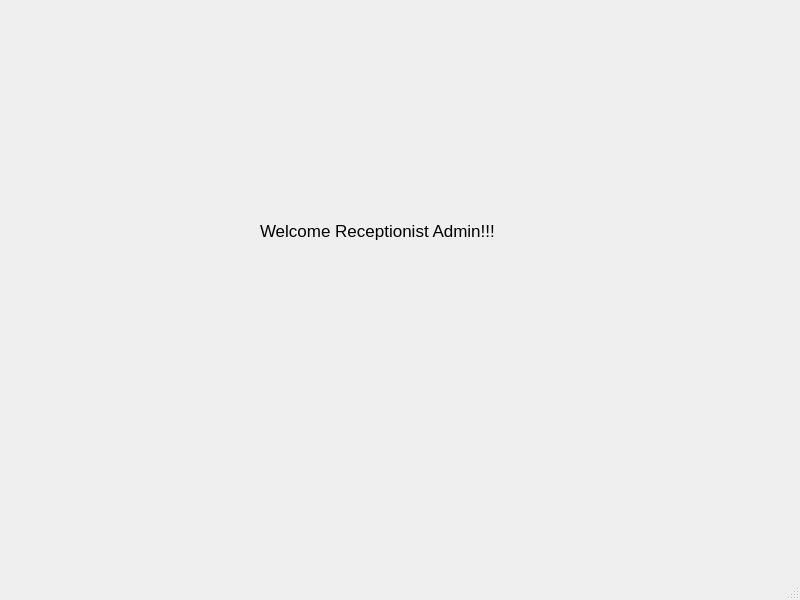
<?xml version="1.0" encoding="UTF-8"?>
<ui version="4.0">
 <class>MainWindow</class>
 <widget class="QMainWindow" name="MainWindow">
  <property name="geometry">
   <rect>
    <x>0</x>
    <y>0</y>
    <width>800</width>
    <height>600</height>
   </rect>
  </property>
  <property name="windowTitle">
   <string>MainWindow</string>
  </property>
  <widget class="QWidget" name="centralwidget">
   <widget class="QLabel" name="label">
    <property name="geometry">
     <rect>
      <x>260</x>
      <y>180</y>
      <width>341</width>
      <height>101</height>
     </rect>
    </property>
    <property name="font">
     <font>
      <pointsize>13</pointsize>
     </font>
    </property>
    <property name="text">
     <string>Welcome Receptionist Admin!!!</string>
    </property>
   </widget>
  </widget>
  <widget class="QMenuBar" name="menubar">
   <property name="geometry">
    <rect>
     <x>0</x>
     <y>0</y>
     <width>800</width>
     <height>26</height>
    </rect>
   </property>
  </widget>
  <widget class="QStatusBar" name="statusbar"/>
 </widget>
 <resources/>
 <connections/>
</ui>
